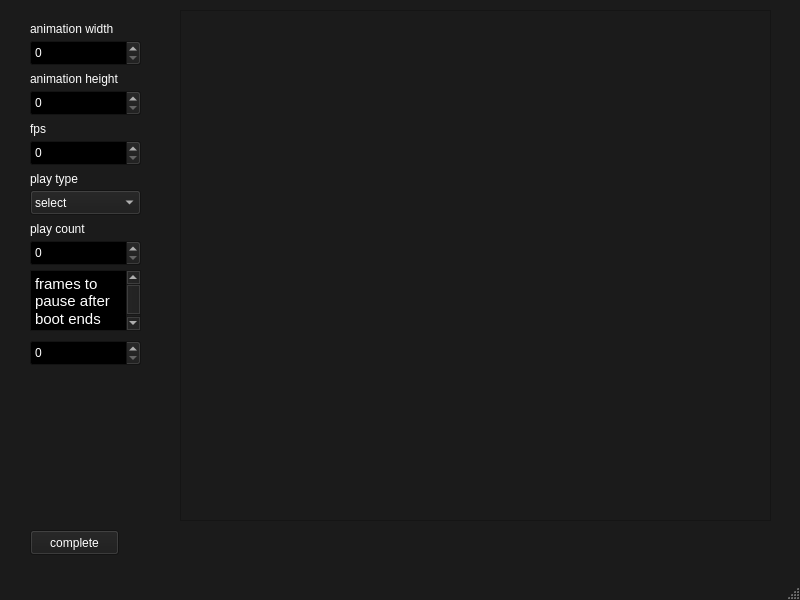
<?xml version="1.0" encoding="UTF-8"?>
<ui version="4.0">
 <class>MainWindow</class>
 <widget class="QMainWindow" name="MainWindow">
  <property name="geometry">
   <rect>
    <x>0</x>
    <y>0</y>
    <width>800</width>
    <height>600</height>
   </rect>
  </property>
  <property name="palette">
   <palette>
    <active>
     <colorrole role="WindowText">
      <brush brushstyle="SolidPattern">
       <color alpha="255">
        <red>255</red>
        <green>255</green>
        <blue>255</blue>
       </color>
      </brush>
     </colorrole>
     <colorrole role="Button">
      <brush brushstyle="SolidPattern">
       <color alpha="255">
        <red>27</red>
        <green>27</green>
        <blue>27</blue>
       </color>
      </brush>
     </colorrole>
     <colorrole role="Light">
      <brush brushstyle="SolidPattern">
       <color alpha="255">
        <red>40</red>
        <green>40</green>
        <blue>40</blue>
       </color>
      </brush>
     </colorrole>
     <colorrole role="Midlight">
      <brush brushstyle="SolidPattern">
       <color alpha="255">
        <red>33</red>
        <green>33</green>
        <blue>33</blue>
       </color>
      </brush>
     </colorrole>
     <colorrole role="Dark">
      <brush brushstyle="SolidPattern">
       <color alpha="255">
        <red>13</red>
        <green>13</green>
        <blue>13</blue>
       </color>
      </brush>
     </colorrole>
     <colorrole role="Mid">
      <brush brushstyle="SolidPattern">
       <color alpha="255">
        <red>18</red>
        <green>18</green>
        <blue>18</blue>
       </color>
      </brush>
     </colorrole>
     <colorrole role="Text">
      <brush brushstyle="SolidPattern">
       <color alpha="255">
        <red>255</red>
        <green>255</green>
        <blue>255</blue>
       </color>
      </brush>
     </colorrole>
     <colorrole role="BrightText">
      <brush brushstyle="SolidPattern">
       <color alpha="255">
        <red>255</red>
        <green>255</green>
        <blue>255</blue>
       </color>
      </brush>
     </colorrole>
     <colorrole role="ButtonText">
      <brush brushstyle="SolidPattern">
       <color alpha="255">
        <red>255</red>
        <green>255</green>
        <blue>255</blue>
       </color>
      </brush>
     </colorrole>
     <colorrole role="Base">
      <brush brushstyle="SolidPattern">
       <color alpha="255">
        <red>0</red>
        <green>0</green>
        <blue>0</blue>
       </color>
      </brush>
     </colorrole>
     <colorrole role="Window">
      <brush brushstyle="SolidPattern">
       <color alpha="255">
        <red>27</red>
        <green>27</green>
        <blue>27</blue>
       </color>
      </brush>
     </colorrole>
     <colorrole role="Shadow">
      <brush brushstyle="SolidPattern">
       <color alpha="255">
        <red>0</red>
        <green>0</green>
        <blue>0</blue>
       </color>
      </brush>
     </colorrole>
     <colorrole role="AlternateBase">
      <brush brushstyle="SolidPattern">
       <color alpha="255">
        <red>13</red>
        <green>13</green>
        <blue>13</blue>
       </color>
      </brush>
     </colorrole>
     <colorrole role="ToolTipBase">
      <brush brushstyle="SolidPattern">
       <color alpha="255">
        <red>255</red>
        <green>255</green>
        <blue>220</blue>
       </color>
      </brush>
     </colorrole>
     <colorrole role="ToolTipText">
      <brush brushstyle="SolidPattern">
       <color alpha="255">
        <red>0</red>
        <green>0</green>
        <blue>0</blue>
       </color>
      </brush>
     </colorrole>
     <colorrole role="PlaceholderText">
      <brush brushstyle="SolidPattern">
       <color alpha="128">
        <red>255</red>
        <green>255</green>
        <blue>255</blue>
       </color>
      </brush>
     </colorrole>
    </active>
    <inactive>
     <colorrole role="WindowText">
      <brush brushstyle="SolidPattern">
       <color alpha="255">
        <red>255</red>
        <green>255</green>
        <blue>255</blue>
       </color>
      </brush>
     </colorrole>
     <colorrole role="Button">
      <brush brushstyle="SolidPattern">
       <color alpha="255">
        <red>27</red>
        <green>27</green>
        <blue>27</blue>
       </color>
      </brush>
     </colorrole>
     <colorrole role="Light">
      <brush brushstyle="SolidPattern">
       <color alpha="255">
        <red>40</red>
        <green>40</green>
        <blue>40</blue>
       </color>
      </brush>
     </colorrole>
     <colorrole role="Midlight">
      <brush brushstyle="SolidPattern">
       <color alpha="255">
        <red>33</red>
        <green>33</green>
        <blue>33</blue>
       </color>
      </brush>
     </colorrole>
     <colorrole role="Dark">
      <brush brushstyle="SolidPattern">
       <color alpha="255">
        <red>13</red>
        <green>13</green>
        <blue>13</blue>
       </color>
      </brush>
     </colorrole>
     <colorrole role="Mid">
      <brush brushstyle="SolidPattern">
       <color alpha="255">
        <red>18</red>
        <green>18</green>
        <blue>18</blue>
       </color>
      </brush>
     </colorrole>
     <colorrole role="Text">
      <brush brushstyle="SolidPattern">
       <color alpha="255">
        <red>255</red>
        <green>255</green>
        <blue>255</blue>
       </color>
      </brush>
     </colorrole>
     <colorrole role="BrightText">
      <brush brushstyle="SolidPattern">
       <color alpha="255">
        <red>255</red>
        <green>255</green>
        <blue>255</blue>
       </color>
      </brush>
     </colorrole>
     <colorrole role="ButtonText">
      <brush brushstyle="SolidPattern">
       <color alpha="255">
        <red>255</red>
        <green>255</green>
        <blue>255</blue>
       </color>
      </brush>
     </colorrole>
     <colorrole role="Base">
      <brush brushstyle="SolidPattern">
       <color alpha="255">
        <red>0</red>
        <green>0</green>
        <blue>0</blue>
       </color>
      </brush>
     </colorrole>
     <colorrole role="Window">
      <brush brushstyle="SolidPattern">
       <color alpha="255">
        <red>27</red>
        <green>27</green>
        <blue>27</blue>
       </color>
      </brush>
     </colorrole>
     <colorrole role="Shadow">
      <brush brushstyle="SolidPattern">
       <color alpha="255">
        <red>0</red>
        <green>0</green>
        <blue>0</blue>
       </color>
      </brush>
     </colorrole>
     <colorrole role="AlternateBase">
      <brush brushstyle="SolidPattern">
       <color alpha="255">
        <red>13</red>
        <green>13</green>
        <blue>13</blue>
       </color>
      </brush>
     </colorrole>
     <colorrole role="ToolTipBase">
      <brush brushstyle="SolidPattern">
       <color alpha="255">
        <red>255</red>
        <green>255</green>
        <blue>220</blue>
       </color>
      </brush>
     </colorrole>
     <colorrole role="ToolTipText">
      <brush brushstyle="SolidPattern">
       <color alpha="255">
        <red>0</red>
        <green>0</green>
        <blue>0</blue>
       </color>
      </brush>
     </colorrole>
     <colorrole role="PlaceholderText">
      <brush brushstyle="SolidPattern">
       <color alpha="128">
        <red>255</red>
        <green>255</green>
        <blue>255</blue>
       </color>
      </brush>
     </colorrole>
    </inactive>
    <disabled>
     <colorrole role="WindowText">
      <brush brushstyle="SolidPattern">
       <color alpha="255">
        <red>13</red>
        <green>13</green>
        <blue>13</blue>
       </color>
      </brush>
     </colorrole>
     <colorrole role="Button">
      <brush brushstyle="SolidPattern">
       <color alpha="255">
        <red>27</red>
        <green>27</green>
        <blue>27</blue>
       </color>
      </brush>
     </colorrole>
     <colorrole role="Light">
      <brush brushstyle="SolidPattern">
       <color alpha="255">
        <red>40</red>
        <green>40</green>
        <blue>40</blue>
       </color>
      </brush>
     </colorrole>
     <colorrole role="Midlight">
      <brush brushstyle="SolidPattern">
       <color alpha="255">
        <red>33</red>
        <green>33</green>
        <blue>33</blue>
       </color>
      </brush>
     </colorrole>
     <colorrole role="Dark">
      <brush brushstyle="SolidPattern">
       <color alpha="255">
        <red>13</red>
        <green>13</green>
        <blue>13</blue>
       </color>
      </brush>
     </colorrole>
     <colorrole role="Mid">
      <brush brushstyle="SolidPattern">
       <color alpha="255">
        <red>18</red>
        <green>18</green>
        <blue>18</blue>
       </color>
      </brush>
     </colorrole>
     <colorrole role="Text">
      <brush brushstyle="SolidPattern">
       <color alpha="255">
        <red>13</red>
        <green>13</green>
        <blue>13</blue>
       </color>
      </brush>
     </colorrole>
     <colorrole role="BrightText">
      <brush brushstyle="SolidPattern">
       <color alpha="255">
        <red>255</red>
        <green>255</green>
        <blue>255</blue>
       </color>
      </brush>
     </colorrole>
     <colorrole role="ButtonText">
      <brush brushstyle="SolidPattern">
       <color alpha="255">
        <red>13</red>
        <green>13</green>
        <blue>13</blue>
       </color>
      </brush>
     </colorrole>
     <colorrole role="Base">
      <brush brushstyle="SolidPattern">
       <color alpha="255">
        <red>27</red>
        <green>27</green>
        <blue>27</blue>
       </color>
      </brush>
     </colorrole>
     <colorrole role="Window">
      <brush brushstyle="SolidPattern">
       <color alpha="255">
        <red>27</red>
        <green>27</green>
        <blue>27</blue>
       </color>
      </brush>
     </colorrole>
     <colorrole role="Shadow">
      <brush brushstyle="SolidPattern">
       <color alpha="255">
        <red>0</red>
        <green>0</green>
        <blue>0</blue>
       </color>
      </brush>
     </colorrole>
     <colorrole role="AlternateBase">
      <brush brushstyle="SolidPattern">
       <color alpha="255">
        <red>27</red>
        <green>27</green>
        <blue>27</blue>
       </color>
      </brush>
     </colorrole>
     <colorrole role="ToolTipBase">
      <brush brushstyle="SolidPattern">
       <color alpha="255">
        <red>255</red>
        <green>255</green>
        <blue>220</blue>
       </color>
      </brush>
     </colorrole>
     <colorrole role="ToolTipText">
      <brush brushstyle="SolidPattern">
       <color alpha="255">
        <red>0</red>
        <green>0</green>
        <blue>0</blue>
       </color>
      </brush>
     </colorrole>
     <colorrole role="PlaceholderText">
      <brush brushstyle="SolidPattern">
       <color alpha="128">
        <red>255</red>
        <green>255</green>
        <blue>255</blue>
       </color>
      </brush>
     </colorrole>
    </disabled>
   </palette>
  </property>
  <property name="windowTitle">
   <string>MainWindow</string>
  </property>
  <widget class="QWidget" name="centralwidget">
   <widget class="QSpinBox" name="device_width">
    <property name="geometry">
     <rect>
      <x>30</x>
      <y>40</y>
      <width>111</width>
      <height>26</height>
     </rect>
    </property>
    <property name="maximum">
     <number>123456789</number>
    </property>
   </widget>
   <widget class="QLabel" name="label">
    <property name="geometry">
     <rect>
      <x>30</x>
      <y>20</y>
      <width>111</width>
      <height>17</height>
     </rect>
    </property>
    <property name="text">
     <string>animation width</string>
    </property>
   </widget>
   <widget class="QSpinBox" name="device_height">
    <property name="geometry">
     <rect>
      <x>30</x>
      <y>90</y>
      <width>111</width>
      <height>26</height>
     </rect>
    </property>
    <property name="maximum">
     <number>123456789</number>
    </property>
   </widget>
   <widget class="QLabel" name="label_2">
    <property name="geometry">
     <rect>
      <x>30</x>
      <y>70</y>
      <width>121</width>
      <height>17</height>
     </rect>
    </property>
    <property name="text">
     <string>animation height</string>
    </property>
   </widget>
   <widget class="QSpinBox" name="fps">
    <property name="geometry">
     <rect>
      <x>30</x>
      <y>140</y>
      <width>111</width>
      <height>26</height>
     </rect>
    </property>
    <property name="maximum">
     <number>123456789</number>
    </property>
   </widget>
   <widget class="QLabel" name="label_3">
    <property name="geometry">
     <rect>
      <x>30</x>
      <y>120</y>
      <width>111</width>
      <height>17</height>
     </rect>
    </property>
    <property name="text">
     <string>fps</string>
    </property>
   </widget>
   <widget class="QComboBox" name="play_type">
    <property name="geometry">
     <rect>
      <x>30</x>
      <y>190</y>
      <width>111</width>
      <height>25</height>
     </rect>
    </property>
    <property name="currentIndex">
     <number>0</number>
    </property>
    <item>
     <property name="text">
      <string>select</string>
     </property>
    </item>
    <item>
     <property name="text">
      <string>play unless interrupted by the end of the boot</string>
     </property>
    </item>
    <item>
     <property name="text">
      <string>play to completion</string>
     </property>
    </item>
   </widget>
   <widget class="QLabel" name="label_4">
    <property name="geometry">
     <rect>
      <x>30</x>
      <y>170</y>
      <width>111</width>
      <height>17</height>
     </rect>
    </property>
    <property name="text">
     <string>play type</string>
    </property>
   </widget>
   <widget class="QLabel" name="label_5">
    <property name="geometry">
     <rect>
      <x>30</x>
      <y>220</y>
      <width>111</width>
      <height>17</height>
     </rect>
    </property>
    <property name="text">
     <string>play count</string>
    </property>
   </widget>
   <widget class="QSpinBox" name="play_count">
    <property name="geometry">
     <rect>
      <x>30</x>
      <y>240</y>
      <width>111</width>
      <height>26</height>
     </rect>
    </property>
    <property name="maximum">
     <number>123456789</number>
    </property>
   </widget>
   <widget class="QPushButton" name="move_on">
    <property name="geometry">
     <rect>
      <x>30</x>
      <y>530</y>
      <width>89</width>
      <height>25</height>
     </rect>
    </property>
    <property name="text">
     <string>complete</string>
    </property>
   </widget>
   <widget class="QFrame" name="playbounds">
    <property name="geometry">
     <rect>
      <x>180</x>
      <y>10</y>
      <width>591</width>
      <height>511</height>
     </rect>
    </property>
    <property name="autoFillBackground">
     <bool>true</bool>
    </property>
    <property name="frameShape">
     <enum>QFrame::StyledPanel</enum>
    </property>
    <property name="frameShadow">
     <enum>QFrame::Plain</enum>
    </property>
   </widget>
   <widget class="QSpinBox" name="boot_end_pause">
    <property name="geometry">
     <rect>
      <x>30</x>
      <y>340</y>
      <width>111</width>
      <height>26</height>
     </rect>
    </property>
    <property name="maximum">
     <number>123456789</number>
    </property>
   </widget>
   <widget class="QTextEdit" name="textEdit">
    <property name="geometry">
     <rect>
      <x>30</x>
      <y>270</y>
      <width>111</width>
      <height>61</height>
     </rect>
    </property>
    <property name="palette">
     <palette>
      <active>
       <colorrole role="WindowText">
        <brush brushstyle="SolidPattern">
         <color alpha="255">
          <red>255</red>
          <green>255</green>
          <blue>255</blue>
         </color>
        </brush>
       </colorrole>
       <colorrole role="Button">
        <brush brushstyle="SolidPattern">
         <color alpha="255">
          <red>27</red>
          <green>27</green>
          <blue>27</blue>
         </color>
        </brush>
       </colorrole>
       <colorrole role="Light">
        <brush brushstyle="SolidPattern">
         <color alpha="255">
          <red>40</red>
          <green>40</green>
          <blue>40</blue>
         </color>
        </brush>
       </colorrole>
       <colorrole role="Midlight">
        <brush brushstyle="SolidPattern">
         <color alpha="255">
          <red>33</red>
          <green>33</green>
          <blue>33</blue>
         </color>
        </brush>
       </colorrole>
       <colorrole role="Dark">
        <brush brushstyle="SolidPattern">
         <color alpha="255">
          <red>13</red>
          <green>13</green>
          <blue>13</blue>
         </color>
        </brush>
       </colorrole>
       <colorrole role="Mid">
        <brush brushstyle="SolidPattern">
         <color alpha="255">
          <red>18</red>
          <green>18</green>
          <blue>18</blue>
         </color>
        </brush>
       </colorrole>
       <colorrole role="Text">
        <brush brushstyle="SolidPattern">
         <color alpha="255">
          <red>255</red>
          <green>255</green>
          <blue>255</blue>
         </color>
        </brush>
       </colorrole>
       <colorrole role="BrightText">
        <brush brushstyle="SolidPattern">
         <color alpha="255">
          <red>255</red>
          <green>255</green>
          <blue>255</blue>
         </color>
        </brush>
       </colorrole>
       <colorrole role="ButtonText">
        <brush brushstyle="SolidPattern">
         <color alpha="255">
          <red>255</red>
          <green>255</green>
          <blue>255</blue>
         </color>
        </brush>
       </colorrole>
       <colorrole role="Base">
        <brush brushstyle="SolidPattern">
         <color alpha="255">
          <red>0</red>
          <green>0</green>
          <blue>0</blue>
         </color>
        </brush>
       </colorrole>
       <colorrole role="Window">
        <brush brushstyle="SolidPattern">
         <color alpha="255">
          <red>27</red>
          <green>27</green>
          <blue>27</blue>
         </color>
        </brush>
       </colorrole>
       <colorrole role="Shadow">
        <brush brushstyle="SolidPattern">
         <color alpha="255">
          <red>0</red>
          <green>0</green>
          <blue>0</blue>
         </color>
        </brush>
       </colorrole>
       <colorrole role="AlternateBase">
        <brush brushstyle="SolidPattern">
         <color alpha="255">
          <red>13</red>
          <green>13</green>
          <blue>13</blue>
         </color>
        </brush>
       </colorrole>
       <colorrole role="ToolTipBase">
        <brush brushstyle="SolidPattern">
         <color alpha="255">
          <red>255</red>
          <green>255</green>
          <blue>220</blue>
         </color>
        </brush>
       </colorrole>
       <colorrole role="ToolTipText">
        <brush brushstyle="SolidPattern">
         <color alpha="255">
          <red>0</red>
          <green>0</green>
          <blue>0</blue>
         </color>
        </brush>
       </colorrole>
       <colorrole role="PlaceholderText">
        <brush brushstyle="SolidPattern">
         <color alpha="128">
          <red>255</red>
          <green>255</green>
          <blue>255</blue>
         </color>
        </brush>
       </colorrole>
      </active>
      <inactive>
       <colorrole role="WindowText">
        <brush brushstyle="SolidPattern">
         <color alpha="255">
          <red>255</red>
          <green>255</green>
          <blue>255</blue>
         </color>
        </brush>
       </colorrole>
       <colorrole role="Button">
        <brush brushstyle="SolidPattern">
         <color alpha="255">
          <red>27</red>
          <green>27</green>
          <blue>27</blue>
         </color>
        </brush>
       </colorrole>
       <colorrole role="Light">
        <brush brushstyle="SolidPattern">
         <color alpha="255">
          <red>40</red>
          <green>40</green>
          <blue>40</blue>
         </color>
        </brush>
       </colorrole>
       <colorrole role="Midlight">
        <brush brushstyle="SolidPattern">
         <color alpha="255">
          <red>33</red>
          <green>33</green>
          <blue>33</blue>
         </color>
        </brush>
       </colorrole>
       <colorrole role="Dark">
        <brush brushstyle="SolidPattern">
         <color alpha="255">
          <red>13</red>
          <green>13</green>
          <blue>13</blue>
         </color>
        </brush>
       </colorrole>
       <colorrole role="Mid">
        <brush brushstyle="SolidPattern">
         <color alpha="255">
          <red>18</red>
          <green>18</green>
          <blue>18</blue>
         </color>
        </brush>
       </colorrole>
       <colorrole role="Text">
        <brush brushstyle="SolidPattern">
         <color alpha="255">
          <red>255</red>
          <green>255</green>
          <blue>255</blue>
         </color>
        </brush>
       </colorrole>
       <colorrole role="BrightText">
        <brush brushstyle="SolidPattern">
         <color alpha="255">
          <red>255</red>
          <green>255</green>
          <blue>255</blue>
         </color>
        </brush>
       </colorrole>
       <colorrole role="ButtonText">
        <brush brushstyle="SolidPattern">
         <color alpha="255">
          <red>255</red>
          <green>255</green>
          <blue>255</blue>
         </color>
        </brush>
       </colorrole>
       <colorrole role="Base">
        <brush brushstyle="SolidPattern">
         <color alpha="255">
          <red>0</red>
          <green>0</green>
          <blue>0</blue>
         </color>
        </brush>
       </colorrole>
       <colorrole role="Window">
        <brush brushstyle="SolidPattern">
         <color alpha="255">
          <red>27</red>
          <green>27</green>
          <blue>27</blue>
         </color>
        </brush>
       </colorrole>
       <colorrole role="Shadow">
        <brush brushstyle="SolidPattern">
         <color alpha="255">
          <red>0</red>
          <green>0</green>
          <blue>0</blue>
         </color>
        </brush>
       </colorrole>
       <colorrole role="AlternateBase">
        <brush brushstyle="SolidPattern">
         <color alpha="255">
          <red>13</red>
          <green>13</green>
          <blue>13</blue>
         </color>
        </brush>
       </colorrole>
       <colorrole role="ToolTipBase">
        <brush brushstyle="SolidPattern">
         <color alpha="255">
          <red>255</red>
          <green>255</green>
          <blue>220</blue>
         </color>
        </brush>
       </colorrole>
       <colorrole role="ToolTipText">
        <brush brushstyle="SolidPattern">
         <color alpha="255">
          <red>0</red>
          <green>0</green>
          <blue>0</blue>
         </color>
        </brush>
       </colorrole>
       <colorrole role="PlaceholderText">
        <brush brushstyle="SolidPattern">
         <color alpha="128">
          <red>255</red>
          <green>255</green>
          <blue>255</blue>
         </color>
        </brush>
       </colorrole>
      </inactive>
      <disabled>
       <colorrole role="WindowText">
        <brush brushstyle="SolidPattern">
         <color alpha="255">
          <red>13</red>
          <green>13</green>
          <blue>13</blue>
         </color>
        </brush>
       </colorrole>
       <colorrole role="Button">
        <brush brushstyle="SolidPattern">
         <color alpha="255">
          <red>27</red>
          <green>27</green>
          <blue>27</blue>
         </color>
        </brush>
       </colorrole>
       <colorrole role="Light">
        <brush brushstyle="SolidPattern">
         <color alpha="255">
          <red>40</red>
          <green>40</green>
          <blue>40</blue>
         </color>
        </brush>
       </colorrole>
       <colorrole role="Midlight">
        <brush brushstyle="SolidPattern">
         <color alpha="255">
          <red>33</red>
          <green>33</green>
          <blue>33</blue>
         </color>
        </brush>
       </colorrole>
       <colorrole role="Dark">
        <brush brushstyle="SolidPattern">
         <color alpha="255">
          <red>13</red>
          <green>13</green>
          <blue>13</blue>
         </color>
        </brush>
       </colorrole>
       <colorrole role="Mid">
        <brush brushstyle="SolidPattern">
         <color alpha="255">
          <red>18</red>
          <green>18</green>
          <blue>18</blue>
         </color>
        </brush>
       </colorrole>
       <colorrole role="Text">
        <brush brushstyle="SolidPattern">
         <color alpha="255">
          <red>13</red>
          <green>13</green>
          <blue>13</blue>
         </color>
        </brush>
       </colorrole>
       <colorrole role="BrightText">
        <brush brushstyle="SolidPattern">
         <color alpha="255">
          <red>255</red>
          <green>255</green>
          <blue>255</blue>
         </color>
        </brush>
       </colorrole>
       <colorrole role="ButtonText">
        <brush brushstyle="SolidPattern">
         <color alpha="255">
          <red>13</red>
          <green>13</green>
          <blue>13</blue>
         </color>
        </brush>
       </colorrole>
       <colorrole role="Base">
        <brush brushstyle="SolidPattern">
         <color alpha="255">
          <red>27</red>
          <green>27</green>
          <blue>27</blue>
         </color>
        </brush>
       </colorrole>
       <colorrole role="Window">
        <brush brushstyle="SolidPattern">
         <color alpha="255">
          <red>27</red>
          <green>27</green>
          <blue>27</blue>
         </color>
        </brush>
       </colorrole>
       <colorrole role="Shadow">
        <brush brushstyle="SolidPattern">
         <color alpha="255">
          <red>0</red>
          <green>0</green>
          <blue>0</blue>
         </color>
        </brush>
       </colorrole>
       <colorrole role="AlternateBase">
        <brush brushstyle="SolidPattern">
         <color alpha="255">
          <red>27</red>
          <green>27</green>
          <blue>27</blue>
         </color>
        </brush>
       </colorrole>
       <colorrole role="ToolTipBase">
        <brush brushstyle="SolidPattern">
         <color alpha="255">
          <red>255</red>
          <green>255</green>
          <blue>220</blue>
         </color>
        </brush>
       </colorrole>
       <colorrole role="ToolTipText">
        <brush brushstyle="SolidPattern">
         <color alpha="255">
          <red>0</red>
          <green>0</green>
          <blue>0</blue>
         </color>
        </brush>
       </colorrole>
       <colorrole role="PlaceholderText">
        <brush brushstyle="SolidPattern">
         <color alpha="128">
          <red>255</red>
          <green>255</green>
          <blue>255</blue>
         </color>
        </brush>
       </colorrole>
      </disabled>
     </palette>
    </property>
    <property name="html">
     <string>&lt;!DOCTYPE HTML PUBLIC &quot;-//W3C//DTD HTML 4.0//EN&quot; &quot;http://www.w3.org/TR/REC-html40/strict.dtd&quot;&gt;
&lt;html&gt;&lt;head&gt;&lt;meta name=&quot;qrichtext&quot; content=&quot;1&quot; /&gt;&lt;style type=&quot;text/css&quot;&gt;
p, li { white-space: pre-wrap; }
&lt;/style&gt;&lt;/head&gt;&lt;body style=&quot; font-family:'Ubuntu'; font-size:11pt; font-weight:400; font-style:normal;&quot;&gt;
&lt;p style=&quot; margin-top:0px; margin-bottom:0px; margin-left:0px; margin-right:0px; -qt-block-indent:0; text-indent:0px;&quot;&gt;&lt;span style=&quot; color:#ffffff;&quot;&gt;frames to pause after &lt;/span&gt;&lt;/p&gt;
&lt;p style=&quot; margin-top:0px; margin-bottom:0px; margin-left:0px; margin-right:0px; -qt-block-indent:0; text-indent:0px;&quot;&gt;&lt;span style=&quot; color:#ffffff;&quot;&gt;boot ends&lt;/span&gt;&lt;/p&gt;&lt;/body&gt;&lt;/html&gt;</string>
    </property>
   </widget>
  </widget>
  <widget class="QMenuBar" name="menubar">
   <property name="geometry">
    <rect>
     <x>0</x>
     <y>0</y>
     <width>800</width>
     <height>22</height>
    </rect>
   </property>
  </widget>
  <widget class="QStatusBar" name="statusbar"/>
 </widget>
 <resources/>
 <connections/>
</ui>
